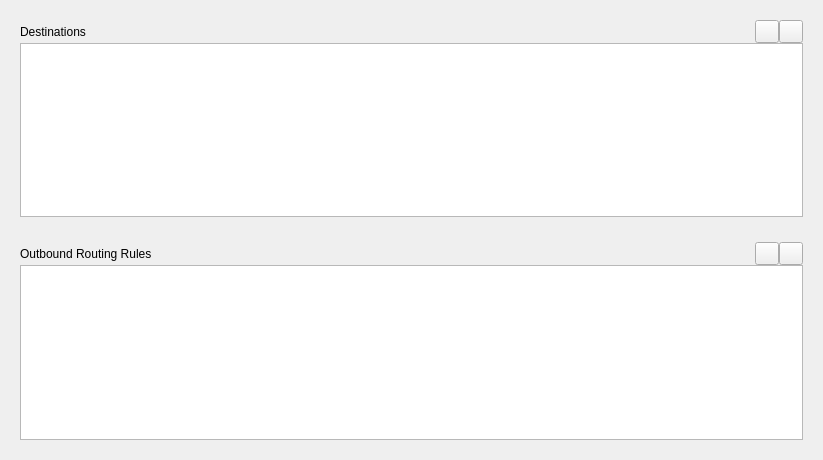
<?xml version="1.0" encoding="UTF-8"?>
<ui version="4.0">
 <class>SipStationsItem</class>
 <widget class="QWidget" name="SipStationsItem">
  <property name="geometry">
   <rect>
    <x>0</x>
    <y>0</y>
    <width>823</width>
    <height>460</height>
   </rect>
  </property>
  <property name="contextMenuPolicy">
   <enum>Qt::ActionsContextMenu</enum>
  </property>
  <property name="windowTitle">
   <string>StationsItem</string>
  </property>
  <layout class="QGridLayout" name="gridLayout">
   <property name="leftMargin">
    <number>20</number>
   </property>
   <property name="topMargin">
    <number>20</number>
   </property>
   <property name="rightMargin">
    <number>20</number>
   </property>
   <property name="bottomMargin">
    <number>20</number>
   </property>
   <property name="spacing">
    <number>0</number>
   </property>
   <item row="0" column="0">
    <layout class="QHBoxLayout" name="lay">
     <property name="spacing">
      <number>0</number>
     </property>
     <item>
      <widget class="QLabel" name="l_dest">
       <property name="text">
        <string>Destinations</string>
       </property>
      </widget>
     </item>
     <item>
      <spacer name="hlay">
       <property name="orientation">
        <enum>Qt::Horizontal</enum>
       </property>
       <property name="sizeHint" stdset="0">
        <size>
         <width>40</width>
         <height>20</height>
        </size>
       </property>
      </spacer>
     </item>
     <item>
      <widget class="QToolButton" name="m_add">
       <property name="cursor">
        <cursorShape>PointingHandCursor</cursorShape>
       </property>
       <property name="toolTip">
        <string>Add sipStation</string>
       </property>
       <property name="statusTip">
        <string extracomment="add station"/>
       </property>
       <property name="text">
        <string/>
       </property>
      </widget>
     </item>
     <item>
      <widget class="QToolButton" name="m_rem">
       <property name="cursor">
        <cursorShape>PointingHandCursor</cursorShape>
       </property>
       <property name="toolTip">
        <string>Remove sipStation</string>
       </property>
       <property name="statusTip">
        <string extracomment="remove station"/>
       </property>
       <property name="text">
        <string/>
       </property>
      </widget>
     </item>
    </layout>
   </item>
   <item row="2" column="0">
    <widget class="QTableView" name="m_table_destiations">
     <property name="contextMenuPolicy">
      <enum>Qt::ActionsContextMenu</enum>
     </property>
    </widget>
   </item>
   <item row="4" column="0">
    <layout class="QHBoxLayout" name="lay_2">
     <property name="spacing">
      <number>0</number>
     </property>
     <item>
      <widget class="QLabel" name="l_rules">
       <property name="text">
        <string>Outbound Routing Rules</string>
       </property>
      </widget>
     </item>
     <item>
      <spacer name="hlay_2">
       <property name="orientation">
        <enum>Qt::Horizontal</enum>
       </property>
       <property name="sizeHint" stdset="0">
        <size>
         <width>40</width>
         <height>20</height>
        </size>
       </property>
      </spacer>
     </item>
     <item>
      <widget class="QToolButton" name="m_add_rules">
       <property name="cursor">
        <cursorShape>PointingHandCursor</cursorShape>
       </property>
       <property name="toolTip">
        <string>Add sipStation</string>
       </property>
       <property name="statusTip">
        <string extracomment="add station"/>
       </property>
       <property name="text">
        <string/>
       </property>
      </widget>
     </item>
     <item>
      <widget class="QToolButton" name="m_rem_rules">
       <property name="cursor">
        <cursorShape>PointingHandCursor</cursorShape>
       </property>
       <property name="toolTip">
        <string>Remove sipStation</string>
       </property>
       <property name="statusTip">
        <string extracomment="remove station"/>
       </property>
       <property name="text">
        <string/>
       </property>
      </widget>
     </item>
    </layout>
   </item>
   <item row="5" column="0">
    <widget class="QTableView" name="m_table_rules_routings">
     <property name="contextMenuPolicy">
      <enum>Qt::ActionsContextMenu</enum>
     </property>
    </widget>
   </item>
   <item row="3" column="0">
    <spacer name="verticalSpacer">
     <property name="orientation">
      <enum>Qt::Vertical</enum>
     </property>
     <property name="sizeType">
      <enum>QSizePolicy::Fixed</enum>
     </property>
     <property name="sizeHint" stdset="0">
      <size>
       <width>20</width>
       <height>25</height>
      </size>
     </property>
    </spacer>
   </item>
  </layout>
 </widget>
 <resources/>
 <connections/>
</ui>
